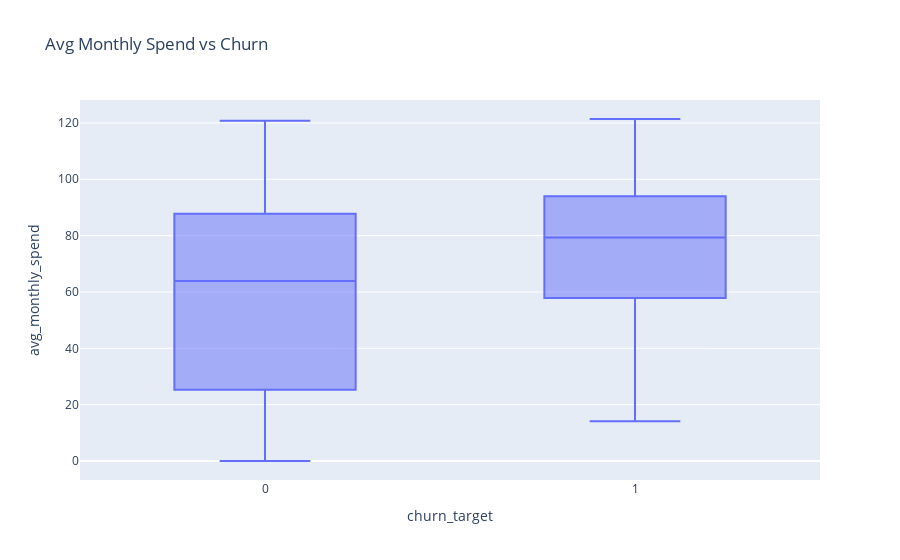

The notebook cell saved with this chart:
### Code cell
px.box(tmp, x="churn_target", y="avg_monthly_spend", title="Avg Monthly Spend vs Churn").show()

### Figure 1 — Plotly figure (JSON) as saved in the notebook; plotly's stock layout.template omitted (floating-point values rounded to 4 significant figures; data arrays with more than 128 entries replaced by an {"elided": "..."} marker saying what was removed)
{"data": [{"alignmentgroup": "True", "hovertemplate": "churn_target=%{x}<br>avg_monthly_spend=%{y}<extra></extra>", "legendgroup": "", "marker": {"color": "#636efa"}, "name": "", "notched": false, "offsetgroup": "", "orientation": "v", "showlegend": false, "type": "box", "x": {"elided": "7043 int values"}, "x0": " ", "xaxis": "x", "y": {"elided": "7043 float values"}, "y0": " ", "yaxis": "y"}], "layout": {"boxmode": "group", "legend": {"tracegroupgap": 0}, "title": {"text": "Avg Monthly Spend vs Churn"}, "xaxis": {"anchor": "y", "domain": [0, 1], "title": {"text": "churn_target"}}, "yaxis": {"anchor": "x", "domain": [0, 1], "title": {"text": "avg_monthly_spend"}}}}
